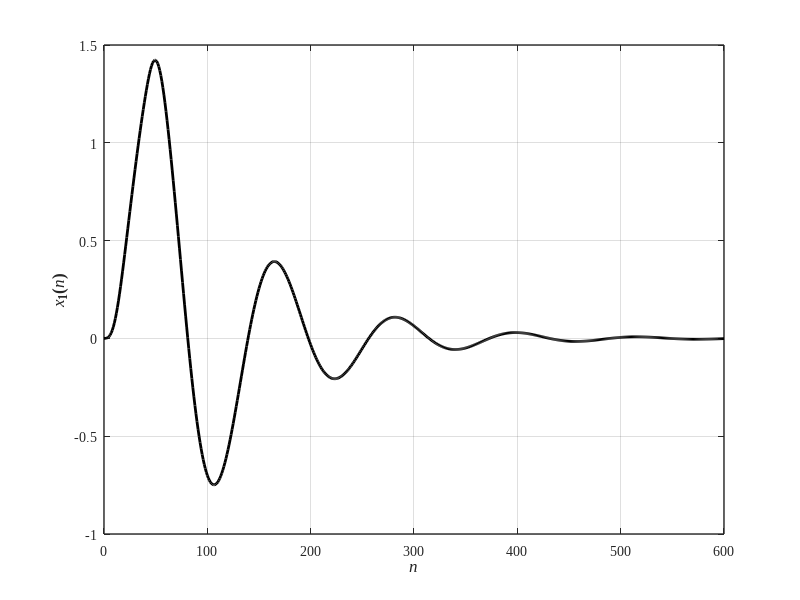

MATLAB code for this plot:
%% Example 6-19: Response of a damped 2DOF shear frame under rectangular pulse load

clear; close all; clc;
%%
M = [1 0;
    0 2];               % Mass 
C = [1.6 -0.8; -0.8 0.8]; % Damping
K = [5 -4;-4 4];          % Stiffness 
A = [zeros(size(M)) eye(size(M));-inv(M)*K -inv(M)*C];
B = [zeros(size(M)); inv(M)];
TO = 4;  % Rise time of Force
N = 600;
T = 0.1; % Sampling Period
NO = TO/T;
phi = eye(size(A))+T*A+T^2*A^2/2+T^3*A^3/6;
gamma = inv(A)*(phi-eye(size(A)))*B;
x(:,1)=zeros(2*length(M),1);
for k=1:N
    if k <= NO+1; f(k) = 1;
    else; f(k) = 0;end
    F(:,k) = [0;1]*f(k); % Force is only applied to mass m
    x(:,k+1) = phi*x(:,k) + gamma*F(:,k);
end
k = [0:N];

%% Plot
figure(1)
set(figure(1), 'Position', [200   100   883   400])
hold on; grid on; box on;

plot(k,x(1,:),'-k','LineWidth',2);


set(gca, 'LineWidth',1, 'FontWeight','normal', 'FontName','Times New Roman', 'FontSize',10)
xlabel('\itn', 'fontsize',12, 'fontname','Times New Roman','FontWeight','Bold')
ylabel('{\itx}_1({\itn})', 'fontsize',12, 'fontname','Times New Roman','FontWeight','Bold')

%% Save
print('EX_6_19','-dpng')
